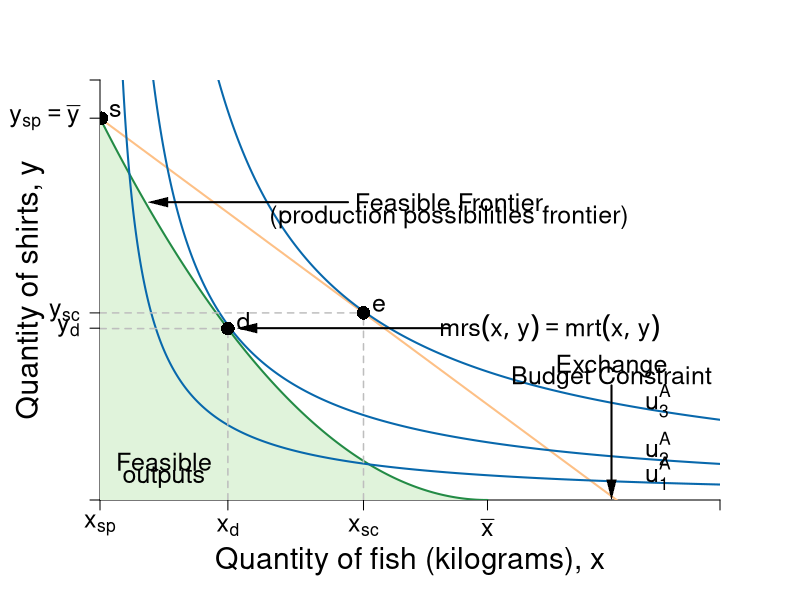

R code for this plot:
#Graph Designer: Simon Halliday
#Authors: Bowles, Foley and Halliday
#Title: Coordination, Conflict and Competition: A Text in Microeconomics

require(shape)
pdf(file = "specprodexch/ppf_eos_indiff.pdf", width = 9, height = 9)

#Set parameters for graphics
pointsize <- 1.8
axislabelsize <- 1.8
labelsize <- 1.5
namesize <- 1.8
annotatesize <- 1.5
graphlinewidth <- 2
segmentlinewidth <- 1.5

COL <- c("#7fc97f", "#beaed4", "#fdc086", "#ffff99", "#386cb0", "#f0027f", "#bf5b17", "#666666")
COLA <- c("#e0f3db", "#99d8c9","#66c2a4","#41ae76", "#238b45", "#005824")
COLB <- c("#4eb3d3", "#2b8cbe", "#0868ac","#084081")

#Edited the margins to cater for the larger LHS labels
par(mar =  c(5, 5, 4, 4))

#Change this to make it log of l 

# ppf <- function(l, k = 0.5) {
#   k * (1/l)
# }

ppf <- function(fish, k = 10/25, alpha = 2, maxfish = 5) {
  k * (fish - maxfish)^alpha 
}
# 
# fishProd <- function(l, k = 0.5){
#   (-k)*l
# }
# 
# feasibleLabor <- function(l, time = 10){
#   -time - l
# }
# 
# manufactureProd <- function(l, k = 0.1, alpha = 2){
#   k * (-l)^alpha
# }

uFn <- function(x, y, alpha = 0.5){
  (x^alpha)*(y^(1-alpha))
}

budgetExchange <- function(x, yintercept = 12, slope = 1){
  yintercept - slope * x
}

xlims <- c(0, 8)
ylims <- c(0, 11)

npts <- 501 
x <- seq(xlims[1], xlims[2], length.out = npts)
y <- seq(ylims[1], ylims[2], length.out = npts) 
a <- c(1.8, 2.75, 4.1)

plot(0, 0, xlim = xlims, ylim = ylims, type = "n",
     xlab = expression(paste("")),
     ylab = expression(paste("")), 
     xaxt = "n", 
     yaxt = "n", 
     cex.lab = axislabelsize, 
     bty = "n", 
     xaxs="i", 
     yaxs="i"
)

# ticksy <- seq(from = 0, to = ylims[2], by = 1)
# ylabels <- seq(from = 0, to = ylims[2], by = 1)
# ticksx <- seq(from = 0, to = xlims[2], by = 1)
# xlabels <- seq(from = 0, to = xlims[2], by = 1)
ticksy <- c(ylims[1], 4.5, 4.9, 10, ylims[2])
ylabels <- c(NA, expression(paste(y[d])), expression(paste(y[sc])),expression(paste(y[sp] == bar(y)))   , NA)
ticksx <- c(xlims[1], 1.65, 3.4, 5,  xlims[2])
xlabels <- c(expression(paste(x[sp])), expression(paste(x[d])), expression(paste(x[sc])), expression(paste(bar(x))), NA)


axis(1, at = ticksx, pos = 0, labels = xlabels, cex.axis = labelsize)
axis(2, at = ticksy, pos = 0, labels = ylabels, las = 1, cex.axis = labelsize)

npts <- 500 
xx1 <- seq(0, 5, length.out = npts)
xx2 <- seq(0, xlims[2], length.out = npts)
xx3 <- seq(xlims[1], 0, length.out = npts)
xx4 <- seq(-11, 0, length.out = npts)

#Draw the polygon for shading the feasible set
xpoly1 <- seq(from = 0, to = 5, length.out = 500)
ypoly1 <- ppf(xpoly1, k = 10/25, alpha = 2, maxfish = 5)
polygon(x = c(xpoly1, rev(xpoly1[1])), y = c(ypoly1, rev(ypoly1)[1]), col=COLA[1], density=NULL, border = NA)

#Draw the graphs
lines(xx1, ppf(xx1, k = 10/25, alpha = 2, maxfish = 5), col = COLA[5], lwd = graphlinewidth)
lines(xx2, budgetExchange(xx2,  yintercept = 10, slope = 1.5), col = COL[3], lwd = graphlinewidth)
#lines(xx3, feasibleLabor(xx3, time = 10), col = COL[3], lwd = graphlinewidth)
#lines(xx4, manufactureProd(xx4, k = 0.1, alpha = 2), col = COLB[4], lwd = graphlinewidth)

#Label axes
mtext(expression(paste("Quantity of fish (kilograms), ", x)), side = 1, line = 3, cex = axislabelsize)
text(-0.9, 0.5*ylims[2], expression(paste("Quantity of shirts, ", y)), xpd = TRUE, cex = axislabelsize, srt = 90) 


contour(x, y, 
        outer(x, y, uFn),
        drawlabels = FALSE,
        col = COLB[3],
        lwd = graphlinewidth,
        levels = a, 
        xaxs="i", 
        yaxs="i", 
        add = TRUE)

#Label the indifference curves
text(7.2, 0.7, expression(u[1]^A), cex = labelsize)
text(7.2, 1.35, expression(u[2]^A), cex = labelsize)
text(7.2, 2.6, expression(u[3]^A), cex = labelsize)

#Label point d
text(1.65 + 0.2, ppf(fish = 1.65) +.2, expression(d), cex = labelsize)
segments(1.65, 0, 1.65, ppf(fish = 1.65), lty = 2, col = "gray", lwd = segmentlinewidth)
segments(0, ppf(fish = 1.65), 1.65, ppf(fish = 1.65, k = 10/25, alpha = 2, maxfish = 5), lty = 2, col = "gray", lwd = segmentlinewidth)
points(1.65, ppf(fish = 1.65), pch = 16, col = "black", cex = pointsize)

#Label point e
text(3.4 + 0.2, budgetExchange(3.4,  yintercept = 10, slope = 1.5) +.2, expression(e), cex = labelsize)
segments(3.4, 0, 3.4, budgetExchange(3.4,  yintercept = 10, slope = 1.5), lty = 2, col = "gray", lwd = segmentlinewidth)
segments(0, budgetExchange(3.4,  yintercept = 10, slope = 1.5), 3.4, budgetExchange(3.4,  yintercept = 10, slope = 1.5), lty = 2, col = "gray", lwd = segmentlinewidth)
points(3.4, budgetExchange(3.4,  yintercept = 10, slope = 1.5), pch = 16, col = "black", cex = pointsize)

#Label point s
text(0.2, 10.2, expression(s), cex = labelsize)
points(0.02, 10, pch = 16, col = "black", cex = pointsize)

#Label the feasible frontier
text(4.5, 7.8, expression("Feasible Frontier"), cex = labelsize)
text(4.5, 7.4, expression("(production possibilities frontier)"), cex = labelsize)
Arrows(3.2, 7.8, 0.75, 7.8, col = "black", lty = 1, lwd = 2, arr.type = "triangle", arr.lwd = 0.5)


#Label the exchange constraint
text(6.6, 3.5, expression("Exchange"), cex = labelsize)
text(6.6, 3.2, expression("Budget Constraint"), cex = labelsize)
Arrows(6.6, 3, 6.6, 0.275, col = "black", lty = 1, lwd = 2, arr.type = "triangle", arr.lwd = 0.5)

#Label mrt = mrs
text(5.8, 4.5, expression(paste(mrs(x,y) == mrt(x,y))), cex = labelsize)
Arrows(4.5, 4.5, 1.9, 4.5, col = "black", lty = 1, lwd = 2, arr.type = "triangle", arr.lwd = 0.5)

text(0.825, 1, expression("Feasible"), cex = labelsize)
text(0.825, 0.6, expression("outputs"), cex = labelsize)

dev.off()
